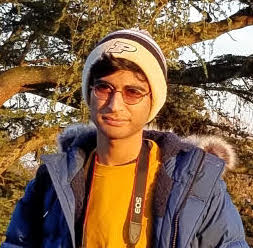
#> input picture profile photo.jpg, 253 x 248 px; its folder holds only this picture in this run
$ python bright.py   (older library calls are emulated)
#> lines starting #> are read from the running program, lines starting #| are printed output that depends on the picture; long printed decimals are rounded
import os
import cv2
from PIL import Image
from PIL import ImageStat

def get_dir_contents(path):
    #Initialize Image List
    image_list = []

    path = os.path.normpath(path)

    #Store Image Paths
    for file in os.listdir(path):
        if file.endswith((".jpg", ".png", ".jpeg", ".tiff", ".JPG", ".JPEG", ".PNG", ".TIFF")):
            image_list.append(os.path.join(path, file))

    #Sort Image Paths by Number
    image_list.sort()

    return image_list

def brightness(im_file):
    im = Image.open(im_file).convert('L')
    stat = ImageStat.Stat(im)
    return stat.mean[0]

if __name__ == "__main__":
    image_path = "."

    for image in get_dir_contents(image_path):
        loaded_image = cv2.imread(image)
#> loaded_image is the input picture: shape (248, 253, 3); mean B, G, R 73.6, 99.7, 127.9
        cv_gray_image = cv2.cvtColor(loaded_image, cv2.COLOR_BGR2GRAY)
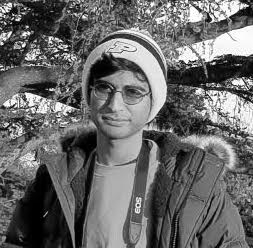
#> cv_gray_image: shape (248, 253); min 0, max 255, mean 105.2
        image_variance = cv2.Laplacian(cv_gray_image, cv2.CV_64F).var()
#> image_variance = 7375.8

        print(str(image) + " - Brightness: " + str(brightness(image)) + " - Blur: " + str(image_variance))
#| ./profile photo.jpg - Brightness: 105.156 - Blur: 7375.828
